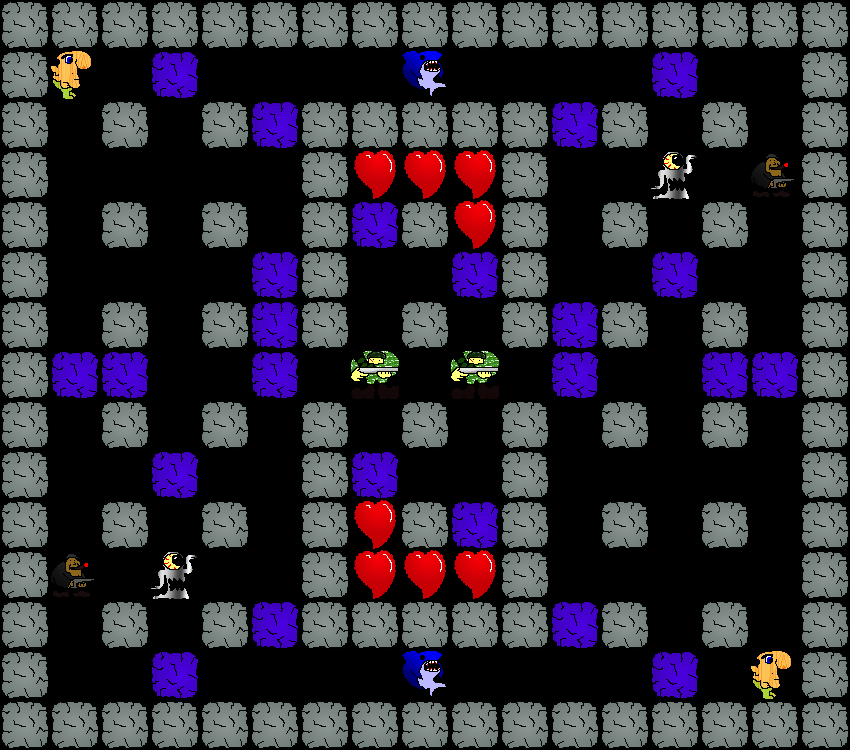

This is a level from a 2D game, rendered from its Tiled map with the project's own tilesets. A one-line summary and the map file follow, with tile-layer data summarised:
An orthogonal 17x15 tile map with 50x50 px tiles, 1 tile layer (Action).

<map version="1.0" orientation="orthogonal" width="17" height="15" tilewidth="50" tileheight="50">
 <tileset firstgid="1" name="Tileset" tilewidth="50" tileheight="50">
  <image source="Tileset.png" width="150" height="200" />
  <tile id="0">
   <properties>
    <property name="Type" value="Soldier" />
   </properties>
  </tile>
  <tile id="1">
   <properties>
    <property name="Type" value="FireLizard" />
   </properties>
  </tile>
  <tile id="2">
   <properties>
    <property name="Type" value="Heart" />
   </properties>
  </tile>
  <tile id="3">
   <properties>
    <property name="Type" value="Sentry" />
   </properties>
  </tile>
  <tile id="4">
   <properties>
    <property name="Type" value="Turret" />
   </properties>
  </tile>
  <tile id="5">
   <properties>
    <property name="Type" value="Shark" />
   </properties>
  </tile>
  <tile id="6">
   <properties>
    <property name="Type" value="BreakableBlock" />
   </properties>
  </tile>
  <tile id="7">
   <properties>
    <property name="Type" value="Block" />
   </properties>
  </tile>
  <tile id="8">
   <properties>
    <property name="Type" value="Gangster" />
   </properties>
  </tile>
  <tile id="9">
   <properties>
    <property name="Type" value="Player" />
   </properties>
  </tile>
  <tile id="11">
   <properties>
    <property name="Type" value="StorBot" />
   </properties>
  </tile>
 </tileset>
 <layer name="Action" width="17" height="15">
  <properties>
   <property name="ColorValue0" value="180" />
   <property name="ColorValue1" value="0" />
   <property name="ColorValue2" value="225" />
   <property name="ColorValue3" value="100" />
  </properties>
  <data>[255 cells, 155 non-empty, 8 distinct tile ids]</data>
 </layer>
</map>